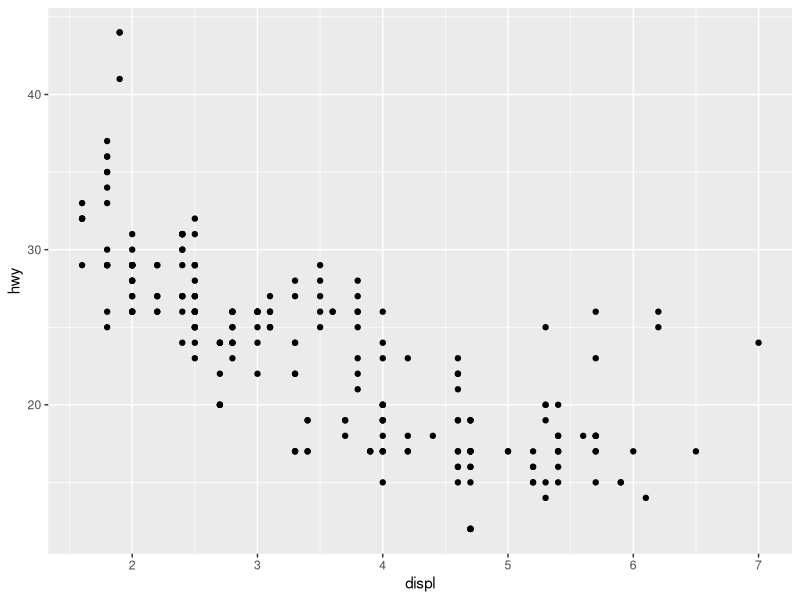
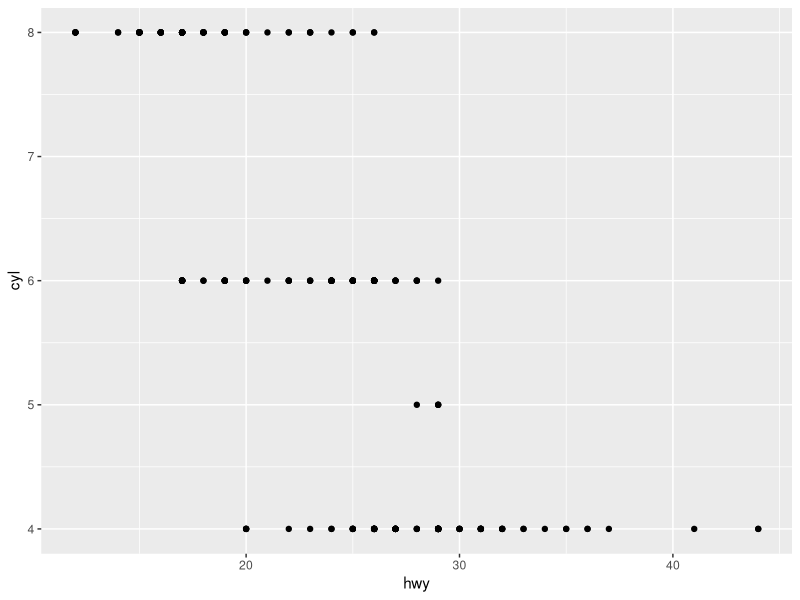
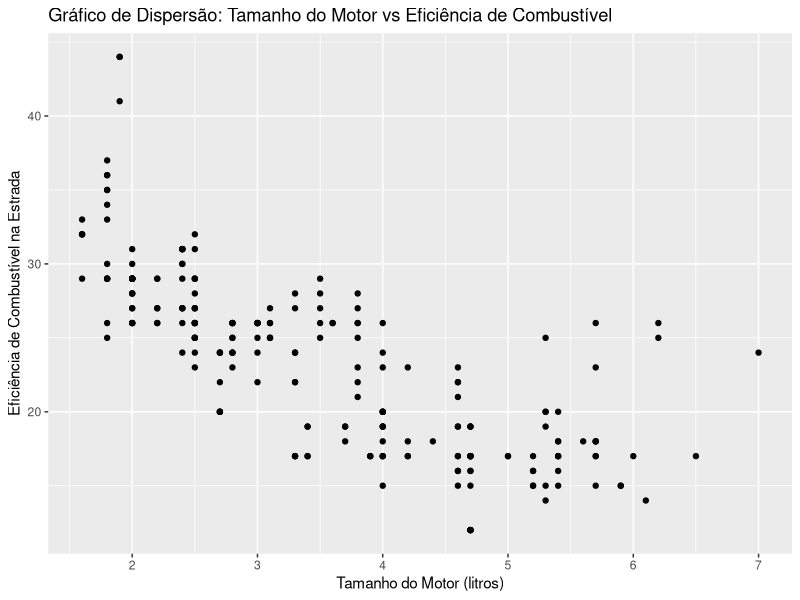
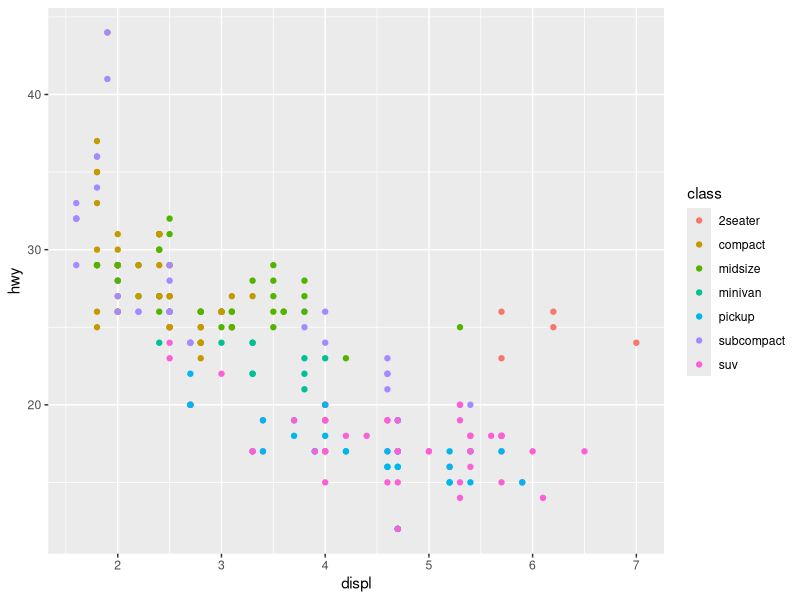
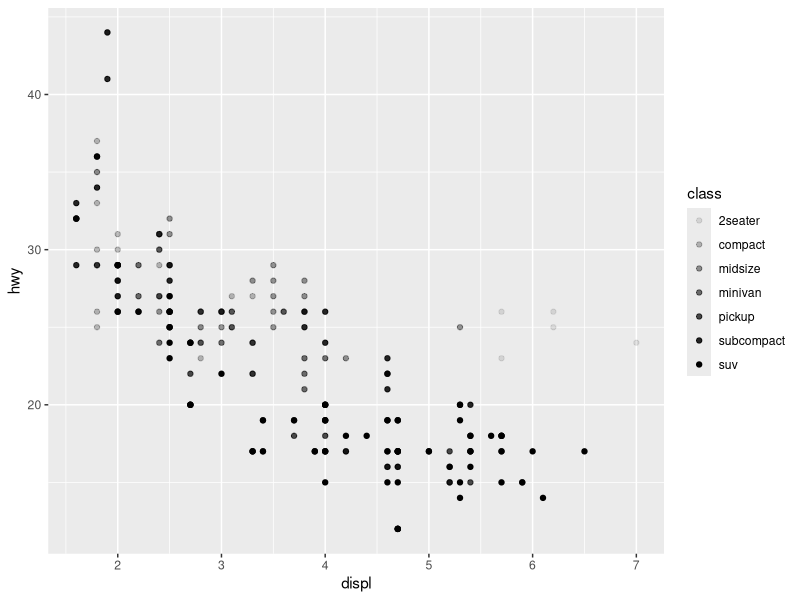
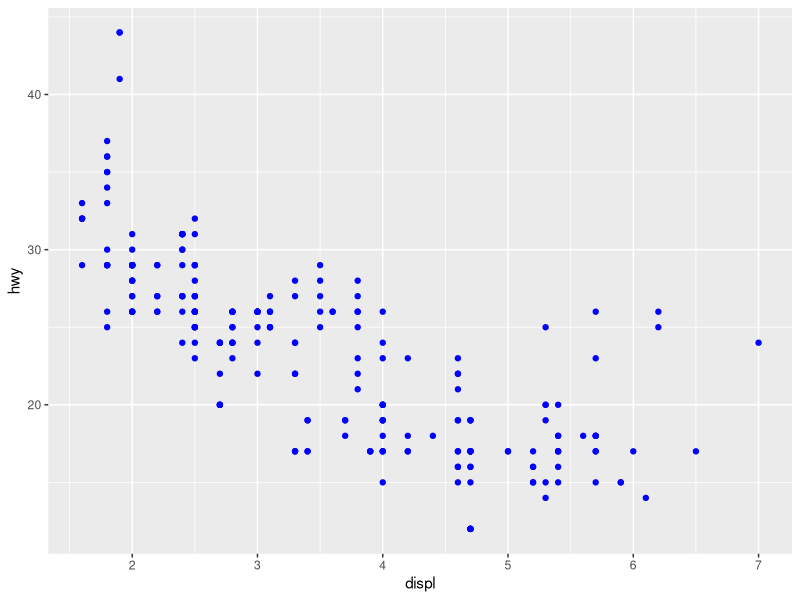
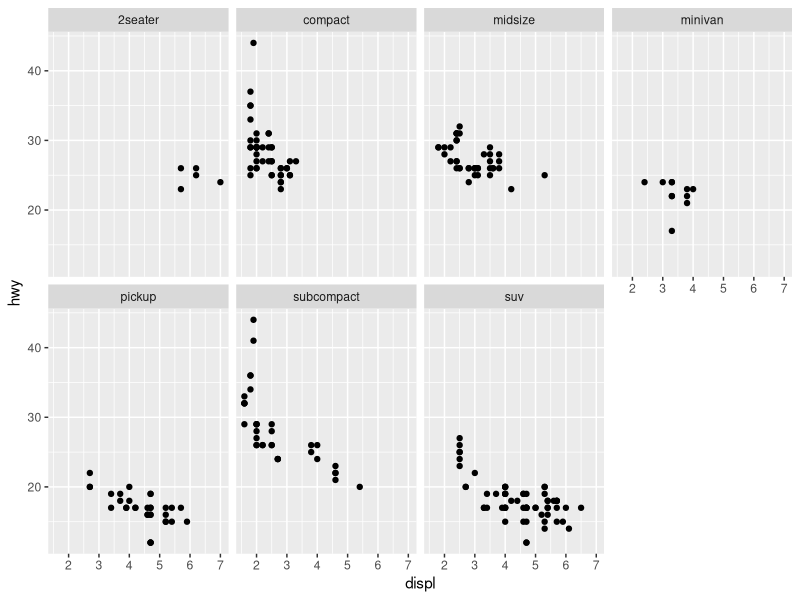
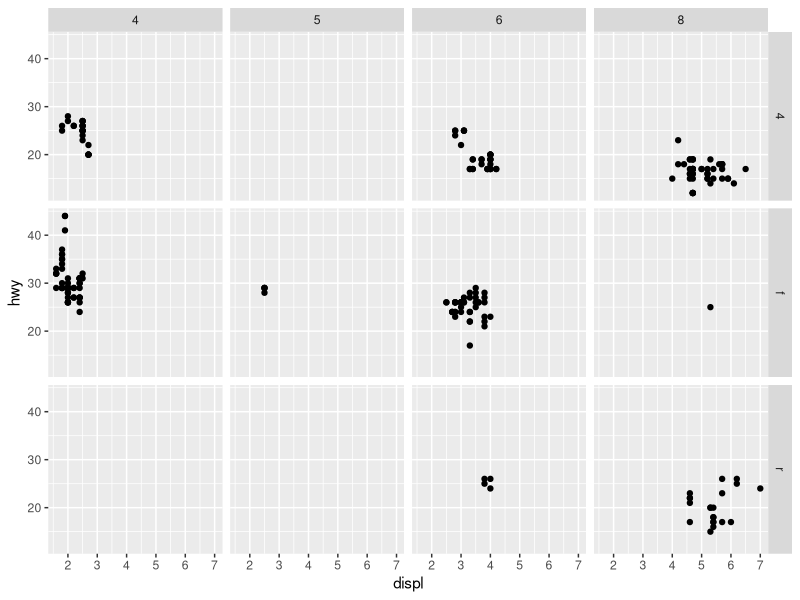

The R source for these figures, in order:

library(tidyverse)
install.packages( c( "nycflights13", "gapminder", "Lahman" ))
library(ggplot2)

# Visualização de dados com GGplot2
# Carros com motores maiores usam mais combustíveis que carros com motores menores?
# Com essa visualização de dados tornaremos a resposta mais precisa
# A seguir a descrição das variáveis do Banco de Dados MPG:
# displ (o tamanho do motor de um carro, em litros.)
# hwy (a eficiência do combustível de um carro na estrada)
#

data(mpg)
ggplot2::mpg
ggplot( data = mpg ) +
  geom_point(aes(x = displ , y = hwy ) )

# O primeiro gráfico mostra uma relçao negativa entre o tamanho do motor e a eficiência 
# do combuatível
# O Banco de dados possui 234 linhas e 11 colunas

# Neste gráfico temos uma relação negativa entre o tamanho do motor(displ) e a eficiência do combustível.
ggplot(mpg) +
  geom_point(aes(x = hwy, y = cyl))


# Gráfico de dispersão de hwy versus cyl
ggplot(data = mpg, aes(x = displ, y = hwy)) +
  geom_point() +
  labs(x = "Tamanho do Motor (litros)",
       y = "Eficiência de Combustível na Estrada",
       title = "Gráfico de Dispersão: Tamanho do Motor vs Eficiência de Combustível")

#Este gráfico mostra as classes de carros disponíveis através de uma legenda
ggplot(mpg) +
  geom_point(aes ( x = displ, y = hwy, color = class)) 

ggplot(mpg) +
  geom_point(aes ( x = displ, y = hwy, alpha = class)) #classes

ggplot(mpg) +
  geom_point(aes(x = displ, y = hwy), color = 'blue') #cores

#Gráficos em facetas para uma melhor visualização
ggplot(mpg) +
  geom_point(aes ( x = displ , y = hwy)) +
  facet_wrap(~ class, nrow = 2)

#Facetas com a combinação de 2 variáveis
ggplot (mpg ) +
  geom_point(aes(x = displ, y = hwy )) +
  facet_grid (drv ~ cyl)

ggplot (mpg ) +
  geom_point(aes(x = displ, y = hwy )) +
  facet_grid (.~ cyl)

# Visualização dos dados com o GEOM (objeto geométrico)
# Aqui usaremos o GEOM SMOOTH  que é uma linha suave ajustada aos dados 
ggplot (mpg) +
  geom_smooth(aes(x = displ, y = hwy))

# Usando outro tipo de linha (linetype) para visualizar o valor singular de cada variável
# 4 significa (tração nas quatro rodas)
# F significa (tração dianteira)
# R significa (tração traseira)
ggplot(mpg) +
  geom_smooth(aes(x = displ, y = hwy, linetype = drv))

#Lembrando que o (ggplot2) fornece mais de 30 geoms

# Exibindo vários GEOMS no mesmo gráfico
ggplot(mpg) +
  geom_point(aes(x = displ, y = hwy)) +
  geom_smooth(aes(x = displ, y = hwy))

# MApeamentos sobrescritos para exibir estéticas diferentes e camadas diferentes
ggplot(mpg, aes(x = displ, y = hwy)) +
  geom_point(aes(color = class)) +
  geom_smooth()



